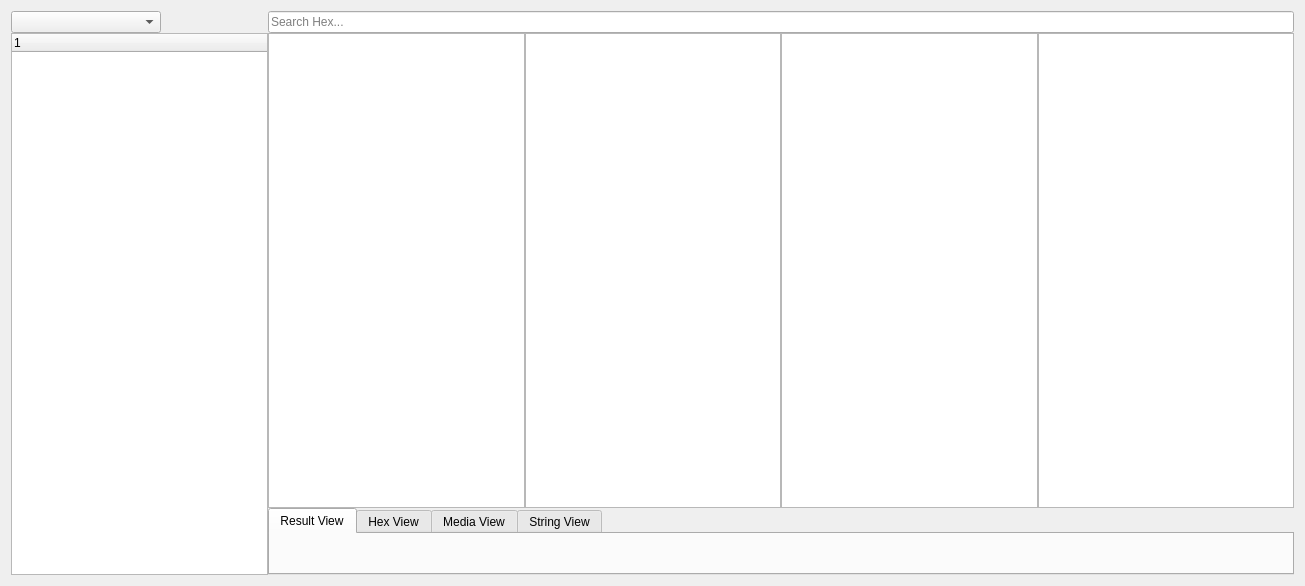
<?xml version="1.0" encoding="UTF-8"?>
<ui version="4.0">
 <class>HexView</class>
 <widget class="QWidget" name="HexView">
  <property name="geometry">
   <rect>
    <x>0</x>
    <y>0</y>
    <width>1305</width>
    <height>586</height>
   </rect>
  </property>
  <property name="windowTitle">
   <string>Form</string>
  </property>
  <layout class="QGridLayout" name="gridLayout">
   <item row="0" column="0">
    <widget class="QSplitter" name="splitter_3">
     <property name="sizePolicy">
      <sizepolicy hsizetype="Expanding" vsizetype="Preferred">
       <horstretch>0</horstretch>
       <verstretch>0</verstretch>
      </sizepolicy>
     </property>
     <property name="orientation">
      <enum>Qt::Orientation::Horizontal</enum>
     </property>
     <property name="handleWidth">
      <number>0</number>
     </property>
     <widget class="QWidget" name="layoutWidget">
      <layout class="QVBoxLayout" name="verticalLayout_7" stretch="0,0">
       <property name="spacing">
        <number>0</number>
       </property>
       <item>
        <widget class="QComboBox" name="comboBox">
         <property name="sizePolicy">
          <sizepolicy hsizetype="Fixed" vsizetype="Fixed">
           <horstretch>0</horstretch>
           <verstretch>0</verstretch>
          </sizepolicy>
         </property>
         <property name="minimumSize">
          <size>
           <width>150</width>
           <height>0</height>
          </size>
         </property>
        </widget>
       </item>
       <item>
        <widget class="QTreeWidget" name="treeWidget_4">
         <property name="sizePolicy">
          <sizepolicy hsizetype="Expanding" vsizetype="Expanding">
           <horstretch>0</horstretch>
           <verstretch>0</verstretch>
          </sizepolicy>
         </property>
         <column>
          <property name="text">
           <string notr="true">1</string>
          </property>
         </column>
        </widget>
       </item>
      </layout>
     </widget>
     <widget class="QSplitter" name="splitter_2">
      <property name="sizePolicy">
       <sizepolicy hsizetype="Expanding" vsizetype="Preferred">
        <horstretch>0</horstretch>
        <verstretch>0</verstretch>
       </sizepolicy>
      </property>
      <property name="orientation">
       <enum>Qt::Orientation::Horizontal</enum>
      </property>
      <property name="handleWidth">
       <number>0</number>
      </property>
      <widget class="QSplitter" name="splitter">
       <property name="sizePolicy">
        <sizepolicy hsizetype="Expanding" vsizetype="Expanding">
         <horstretch>3</horstretch>
         <verstretch>0</verstretch>
        </sizepolicy>
       </property>
       <property name="lineWidth">
        <number>1</number>
       </property>
       <property name="orientation">
        <enum>Qt::Orientation::Vertical</enum>
       </property>
       <property name="handleWidth">
        <number>0</number>
       </property>
       <widget class="QWidget" name="verticalLayoutWidget">
        <layout class="QVBoxLayout" name="verticalLayout_3" stretch="0,0">
         <property name="spacing">
          <number>0</number>
         </property>
         <property name="sizeConstraint">
          <enum>QLayout::SizeConstraint::SetMaximumSize</enum>
         </property>
         <item>
          <widget class="QLineEdit" name="lineEdit_3">
           <property name="placeholderText">
            <string>Search Hex...</string>
           </property>
           <property name="clearButtonEnabled">
            <bool>true</bool>
           </property>
          </widget>
         </item>
         <item>
          <layout class="QHBoxLayout" name="horizontalLayout_4">
           <item>
            <widget class="QPlainTextEdit" name="plainTextEdit_2"/>
           </item>
           <item>
            <widget class="QPlainTextEdit" name="plainTextEdit_4"/>
           </item>
           <item>
            <widget class="QPlainTextEdit" name="plainTextEdit_3"/>
           </item>
           <item>
            <widget class="QPlainTextEdit" name="plainTextEdit"/>
           </item>
          </layout>
         </item>
        </layout>
       </widget>
       <widget class="QTabWidget" name="tabWidget">
        <property name="sizePolicy">
         <sizepolicy hsizetype="Expanding" vsizetype="Expanding">
          <horstretch>0</horstretch>
          <verstretch>0</verstretch>
         </sizepolicy>
        </property>
        <property name="currentIndex">
         <number>0</number>
        </property>
        <widget class="QWidget" name="tab_5">
         <attribute name="title">
          <string>Result View</string>
         </attribute>
        </widget>
        <widget class="QWidget" name="tab_6">
         <attribute name="title">
          <string>Hex View</string>
         </attribute>
        </widget>
        <widget class="QWidget" name="tab_7">
         <attribute name="title">
          <string>Media View</string>
         </attribute>
        </widget>
        <widget class="QWidget" name="tab_8">
         <attribute name="title">
          <string>String View</string>
         </attribute>
        </widget>
       </widget>
      </widget>
     </widget>
    </widget>
   </item>
  </layout>
 </widget>
 <resources/>
 <connections/>
</ui>
